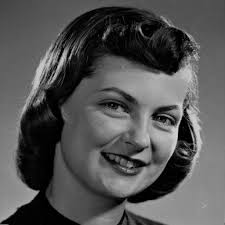
#> input picture image2.jpeg, 225 x 225 px, found by its file name
$ python task2b.py
#> lines starting #> are read from the running program, lines starting #| are printed output that depends on the picture
#2(b) Differentiate the results of power law and inverse logarithmic transform

import cv2
import numpy as np

img = cv2.imread('image2.jpeg', cv2.IMREAD_GRAYSCALE)
#> img is the input picture: shape (225, 225); min 0, max 220, mean 83.7

# Power Law Transform (Gamma Correction)
gamma = 0.5
normalized = img / 255.0
power_img = np.uint8((normalized ** gamma) * 255)
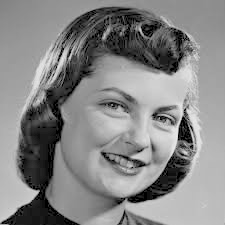
#> power_img: shape (225, 225); min 0, max 236, mean 133.8

# Inverse Logarithmic Transform
c = 255 / np.log(256)
inv_log_img = np.uint8(c * np.exp(img / c) - 1)
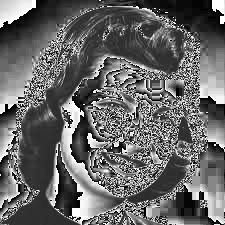
#> inv_log_img: shape (225, 225); min 0, max 255, mean 103

# Show the results
cv2.imshow('Original', img)
cv2.imshow('Power Law Transform', power_img)
cv2.imshow('Inverse Logarithmic Transform', inv_log_img)
cv2.waitKey(0)
cv2.destroyAllWindows()
